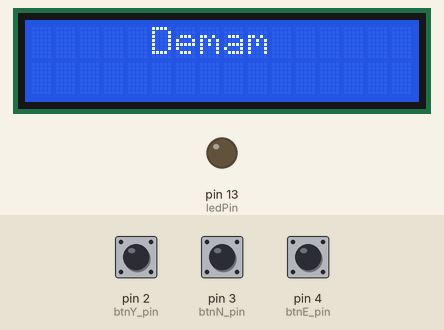
Bench run of a sketch on a simulated Arduino Uno, built with avr-gcc and run on an emulated ATmega328P. Shown: 16×2 character LCD, output pins drawn as LEDs (lit = HIGH). Inputs (shaded band) come from the test bench; at power-on: pin 2 (btnY_pin) LOW, pin 3 (btnN_pin) LOW, pin 4 (btnE_pin) LOW. What the sketch prints to the serial monitor is not drawn.

Above: at 1.2 s.
1.3 s: pin 2 (btnY_pin) pulled HIGH for 0.15 s
At 1.6 s:
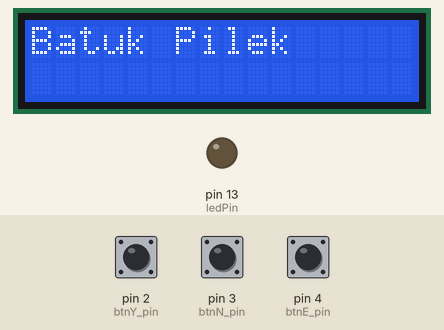
3.7 s: pin 3 (btnN_pin) pulled HIGH for 0.15 s
At 4.0 s:
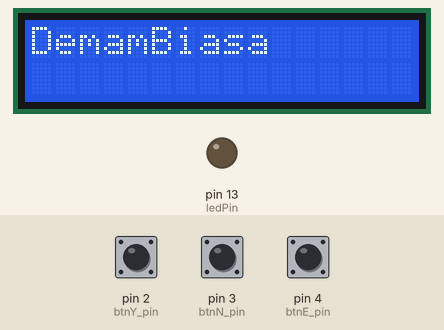
6.6 s: pin 4 (btnE_pin) pulled HIGH for 0.15 s
At 6.89 s:
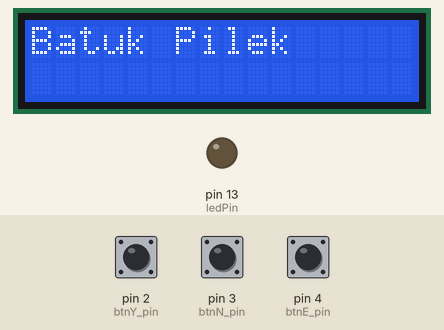
8.2 s: pin 2 (btnY_pin) pulled HIGH for 1 s
At 8.82 s:
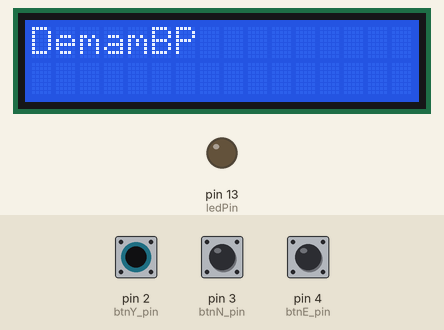
10.9 s: pin 4 (btnE_pin) pulled HIGH for 1 s
At 11.25 s:
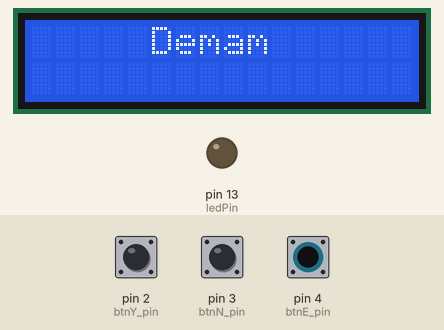
13.4 s: pin 3 (btnN_pin) pulled HIGH for 0.15 s
At 13.77 s:
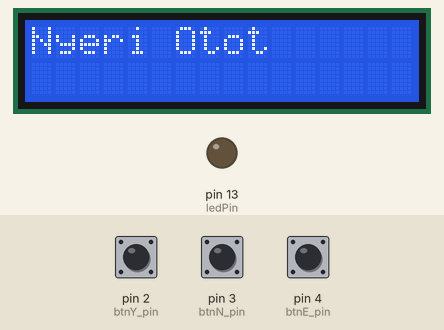

Measured:
- after the input at 1.3 s, the display: changes after 0.08 s (image 1)
- after the input at 3.7 s, the display: changes after 0.08 s (image 2)
- after the input at 6.6 s, the display: changes after 0.08 s (image 3)
- after the input at 8.2 s, the display: changes after 0.07 s (image 4)
- after the input at 10.9 s, the display: first changes at once (image 5 shows a later state)
- after the input at 13.4 s, the display: first changes at once (image 6 shows a later state)
- what the display in image 0 shows lasts 0.5 s, from 0.8 s to 1.3 s

The sketch:

Button_Menu_PilihanObat.ino
```cpp
#include <LiquidCrystal_I2C.h>
LiquidCrystal_I2C lcd(0x27, 16, 2);

int index = 0;
int btnY = 0;
int btnN = 0;
int btnE = 0;

const int btnY_pin = 2;
const int btnN_pin = 3;
const int btnE_pin = 4;
const int ledPin = 13;


void setup() {
  Serial.begin(9600);
  pinMode(btnY_pin, INPUT);
  pinMode(btnN_pin, INPUT);
  pinMode(btnE_pin, INPUT);
  pinMode(ledPin, OUTPUT);
  lcd.init();
  lcd.backlight();
}

void loop() {
  int btnYv = digitalRead(btnY_pin);
  int btnNv = digitalRead(btnN_pin);
  int btnEv = digitalRead(btnE_pin);

  if (index == 6) { //pilihan Obat nyeri otot
    if (btnYv == 1) {
      index = 9;
    }
    if (btnNv == 1) {
      index = 10;
    }
  }

  if (index == 5) { //Pilihan obat Gatal Kulit
    if (btnYv == 1) {
      index = 7;
    }
    if (btnNv == 1) {
      index = 8;
    }
  }

  if (index == 2) { //Gatal Kulit
    if (btnYv == 1) {
      index = 5;
    }
    if (btnNv == 1) {
      index = 6;
    }
  }

  if (index == 1) { //pilihan Obat demam
    if (btnYv == 1) {
      index = 3;
    }
    if (btnNv == 1) {
      index = 4;
    }
  }

  if (index == 0) { //Demam
    if (btnYv == 1) {
      index = 1;
    }
    if (btnNv == 1) {
      index = 2;
    }
  }

  if (btnEv == 1) {
    if (index == 1 || index == 2) {
      index = 0;
    }
    if (index == 3 || index == 4) {
      index = 1;
    }
    if (index == 5 || index == 6) {
      index = 2;
    }
    if (index == 7 || index == 8) {
      index = 5;
    }
    if (index == 9 || index == 10) {
      index = 6;
    }
  }

  if (index == 0) {
    lcd.setCursor(5, 0);
    lcd.print("Demam");
  }
  if (index == 1) {
    lcd.setCursor(0, 0);
    lcd.print("Batuk Pilek");
  }
  if (index == 2) {
    lcd.setCursor(0, 0);
    lcd.print("Gatal Kulit");
  }
  if (index == 3) {
    lcd.setCursor(0, 0);
    lcd.print("DemamBP");
  }
  if (index == 4) {
    lcd.setCursor(0, 0);
    lcd.print("DemamBiasa   ");
  }
  if (index == 5) {
    lcd.setCursor(0, 0);
    lcd.print("Gatal Kulit Luar");
  }
  if (index == 6) {
    lcd.setCursor(0, 0);
    lcd.print("Nyeri Otot ");
  }
  if (index == 7) {
    lcd.setCursor(0, 0);
    lcd.print("Gatal Kulit-Luar");
  }
  if (index == 8) {
    lcd.setCursor(0, 0);
    lcd.print("Gatal Kulit Dlm ");
  }
  if (index == 9) {
    lcd.setCursor(0, 0);
    lcd.print("obatNyeriOtot");
  }
  if (index == 10) {
    lcd.setCursor(0, 0);
    lcd.print("obtTdkDiTmkan");
  }


  if (btnYv == 1) {
    Serial.println("Y Ditekan");
  }
  if (btnNv == 1) {
    Serial.println("N Ditekan");
  }
  if (btnEv == 1) {
    Serial.println("E Ditekan");
  }
  Serial.println("index : " + (String)index);
  delay(100);
  lcd.clear();
}
```
